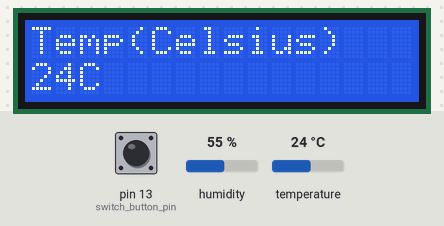
The sketch below on a simulated Arduino Uno, built with avr-gcc and run on an emulated ATmega328P. Parts: 16×2 character LCD. Inputs (shaded band) come from the test bench; at power-on: pin 13 (switch_button_pin) LOW, temperature 24 °C, humidity 55 %.

Above: at 1.2 s.
1.3 s: pin 13 (switch_button_pin) pulled HIGH for 3.2 s
At 2.6 s:
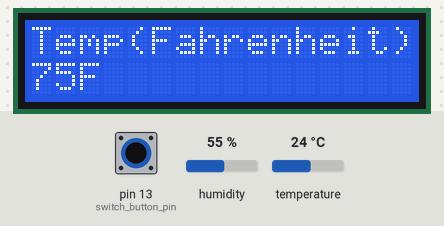
6.0 s: temperature set to 12 °C
At 7.5 s:
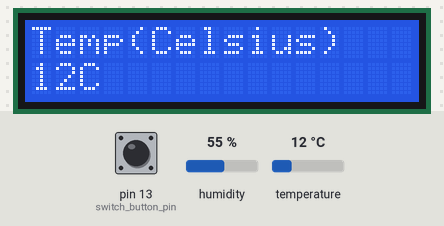
8.6 s: pin 13 (switch_button_pin) pulled HIGH for 1.3 s
At 10.2 s:
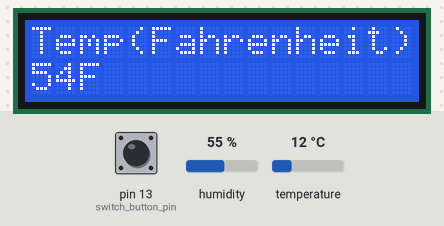
11.4 s: temperature set to 19 °C
At 14.4 s:
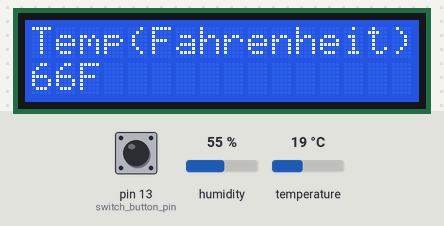
14.7 s: temperature set to 28 °C
At 17.7 s:
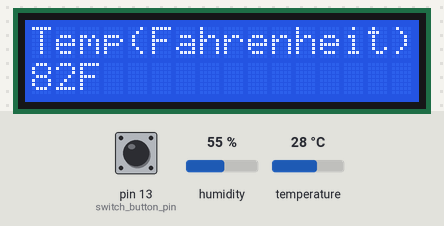
Timing chart, 0 to 19.2 s (numbered marks = the images above; inputs shaded):
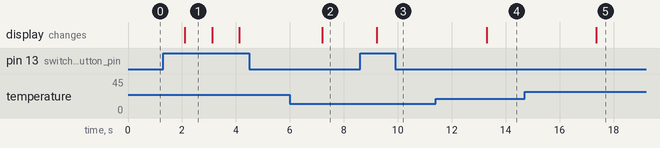

Measured:
- after the input at 1.3 s, the display: changes after 0.80 s (image 1)
- after the input at 6.0 s, the display: changes after 1.2 s (image 2)
- after the input at 8.6 s, the display: changes after 0.63 s (image 3)
- after the input at 11.4 s, the display: changes after 1.9 s (image 4)
- after the input at 14.7 s, the display: changes after 2.7 s (image 5)
- what the display in image 1 shows lasts 1.0 s, from 2.1 s to 3.1 s

The sketch:

medidor.ino
```cpp
#include "DHT.h"
#include "DHT_U.h"
#include "LiquidCrystal.h"

#define dht_dpin A1
#define switch_button_pin 13

LiquidCrystal lcd(12, 11, 5, 4, 3, 2);
DHT dht(dht_dpin, DHT11);
int switch_button_state = 0;
int previous_counter = 0;
int previous_temperature_C = 0;
int previous_temperature_F = 0;
int previous_humidity = 0;
int counter = 0;

void setup() {
	lcd.begin(16, 2);

	Serial.begin(10000);
  dht.begin();

  pinMode(switch_button_pin, INPUT);

  lcd.setCursor(0, 0);
  lcd.print("Temp(Celsius)");
  lcd.setCursor(0, 3);
  lcd.print(round(dht.readTemperature(false)));
  lcd.print("C");
}

void loop() {
  int temperature_C = round(dht.readTemperature(false));
  int temperature_F = round(dht.readTemperature(true));
  int humidity = round(dht.readHumidity(false));

  delay(1000);

  switch_button_state = digitalRead(switch_button_pin);

  previous_counter = counter;

  if(switch_button_state == HIGH)
    counter++;
  if(counter > 2)
  counter = 0;

  switch(counter){
    case 0: if(previous_counter == counter || previous_temperature_C == temperature_C){
              lcd.clear();
              lcd.setCursor(0, 0);
              lcd.print("Temp(Celsius)");
              lcd.setCursor(0, 3);
              lcd.print(temperature_C);
              lcd.print("C");
             }
             break;
    case 1: if(previous_counter == counter || previous_temperature_F == temperature_F){
              lcd.clear();
              lcd.setCursor(0, 0);
              lcd.print("Temp(Fahrenheit):");
              lcd.setCursor(0, 3);
              lcd.print(temperature_F);
              lcd.print("F");
             }
             break;
    case 2: if(previous_counter == counter || previous_temperature_F == temperature_F){
              lcd.clear();
              lcd.setCursor(0, 0);
              lcd.print("Umidade");
              lcd.setCursor(0, 3);
              lcd.print(humidity);
              lcd.print("%");
            }
            break;
  }

  previous_temperature_C = temperature_C;
  previous_temperature_F = temperature_F;
  previous_humidity = humidity;
}
```
